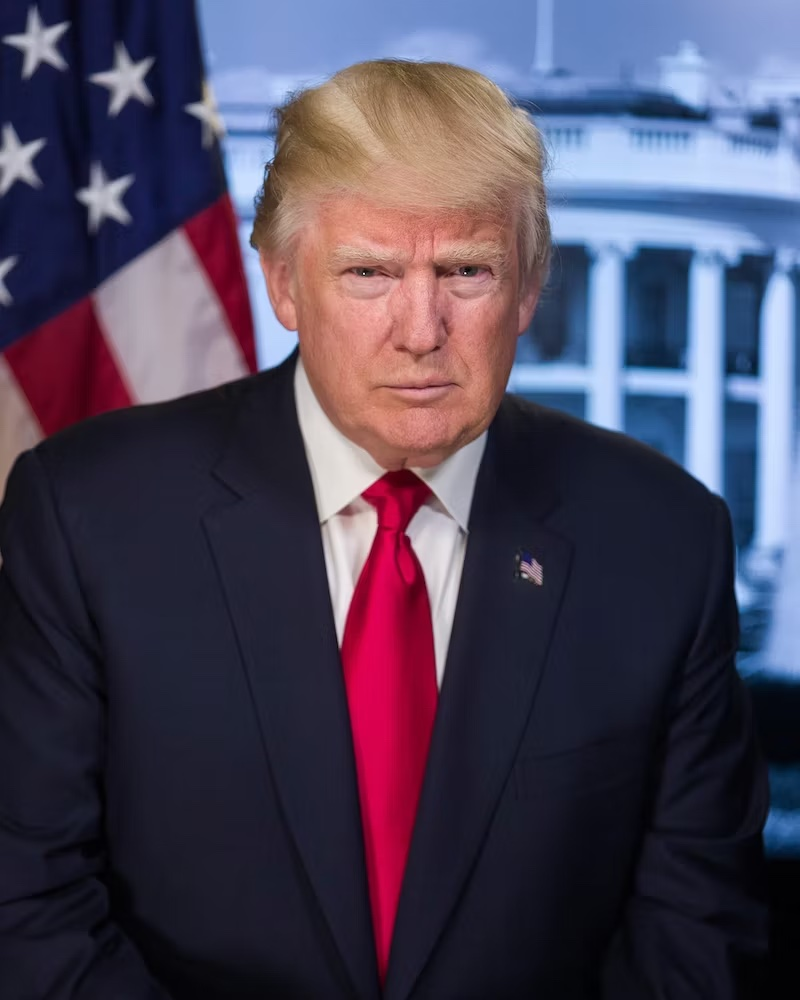
#> input picture Sample Images/trump.jpeg, 800 x 1000 px, found by its file name
$ python 'cartoonised image.py'
#> lines starting #> are read from the running program, lines starting #| are printed output that depends on the picture; after the words box and inside, x2 and y2 are one past the last pixel; in counts of white or black regions, pixels touching at a corner belong together
import cv2
import numpy as np

# Load the image
img = cv2.imread('trump.jpeg')
#> img is the input picture: shape (1000, 800, 3); mean B, G, R 88.6, 67.9, 75.5
gray=cv2.cvtColor(img,cv2.COLOR_BGR2GRAY)
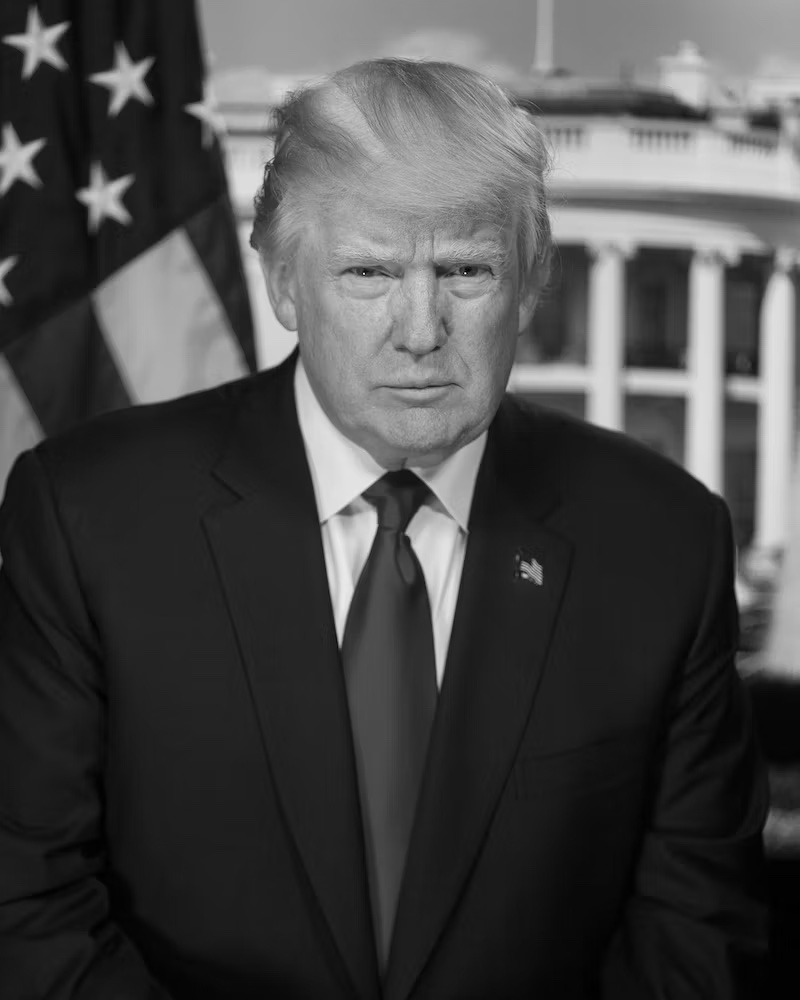
#> gray: shape (1000, 800); min 0, max 246, mean 72.5
#Edges
blurred_img=cv2.medianBlur(gray,1)
#edges=cv2.Canny(blurred_img,75,150)
edges=cv2.adaptiveThreshold(gray,255,cv2.ADAPTIVE_THRESH_MEAN_C,cv2.THRESH_BINARY,11,11)
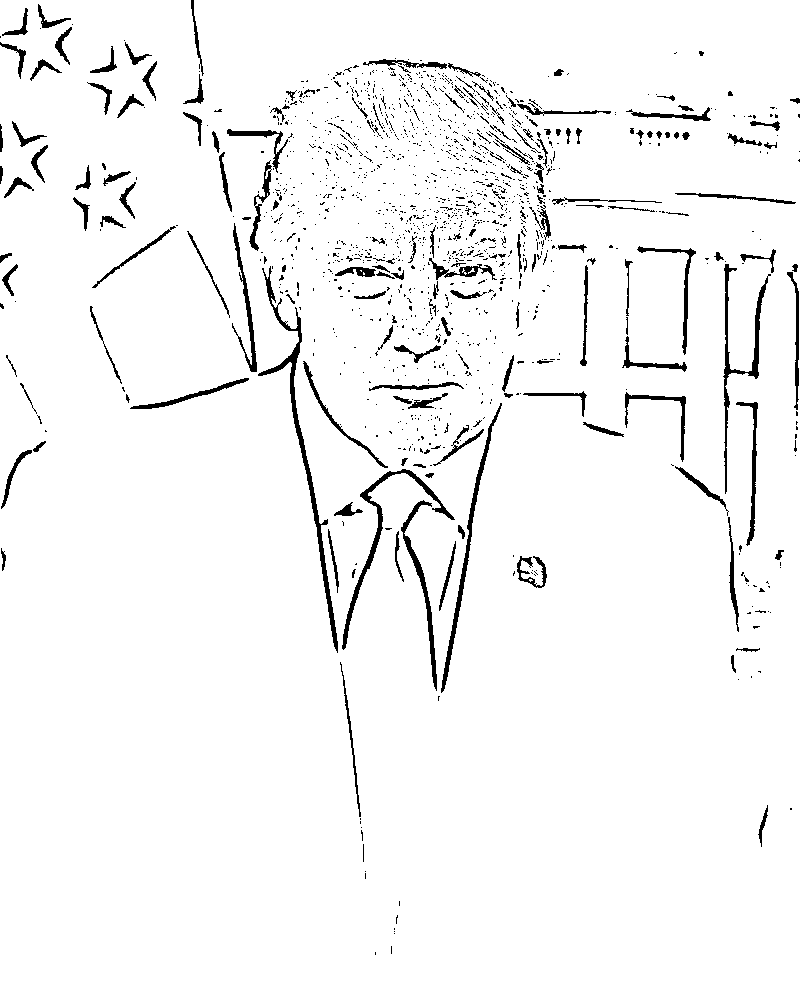
#> edges: shape (1000, 800); 96% white; 1488 black regions (1317 under 20 px), largest, box (x1, y1, x2, y2) and area: (258, 266, 338, 653) 2063, (342, 469, 455, 650) 1320, (723, 264, 771, 494) 1282
cv2.imshow('Edge Image', edges)
#color
color=cv2.bilateralFilter(img,10,30,300)
#cartoon
#kernal=np.ones((1,1),np.uint8)
#dilation = cv2.dilate(edges , kernal,  iterations = 1)
#erosion=cv2.erode(dilation , kernal,  iterations = 1)
edges_new = cv2.cvtColor(edges, cv2.COLOR_GRAY2BGR)
cv2.imshow('new edge Image', edges_new)

cartoon=cv2.bitwise_and(color,edges_new)
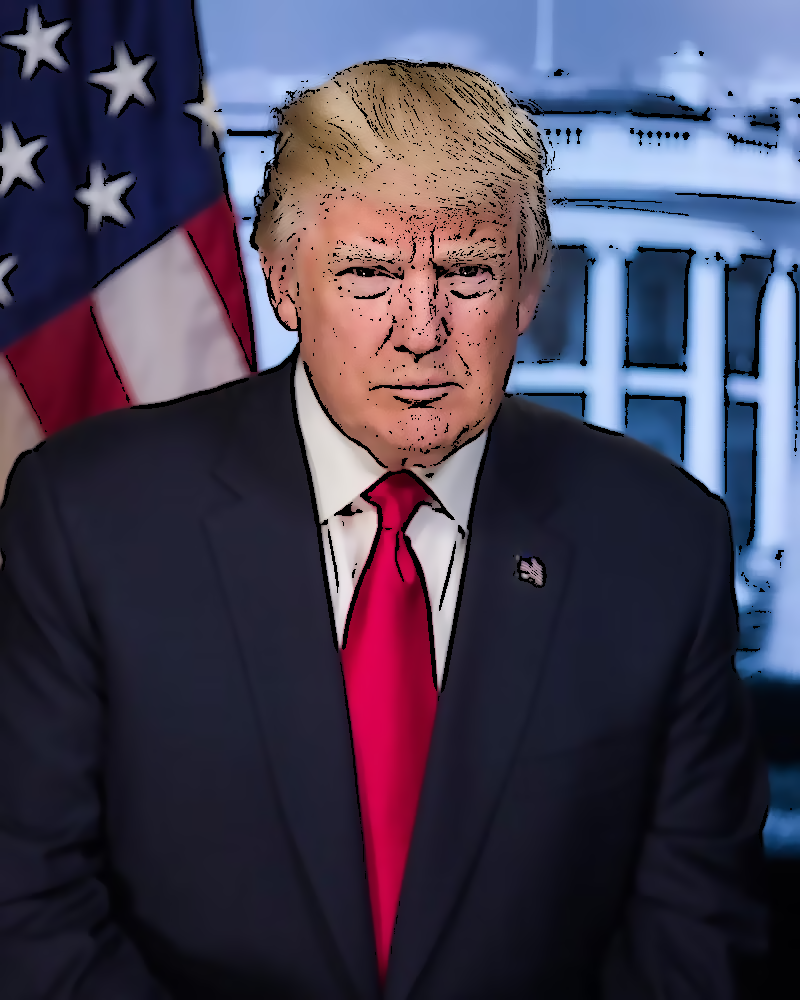
#> cartoon: shape (1000, 800, 3); mean B, G, R 85.2, 65.3, 72.3

# Display the original and cartoon images
cv2.imshow('Original Image', img)
cv2.imshow('Cartoon Image', cartoon)
cv2.waitKey(0)
cv2.destroyAllWindows()
